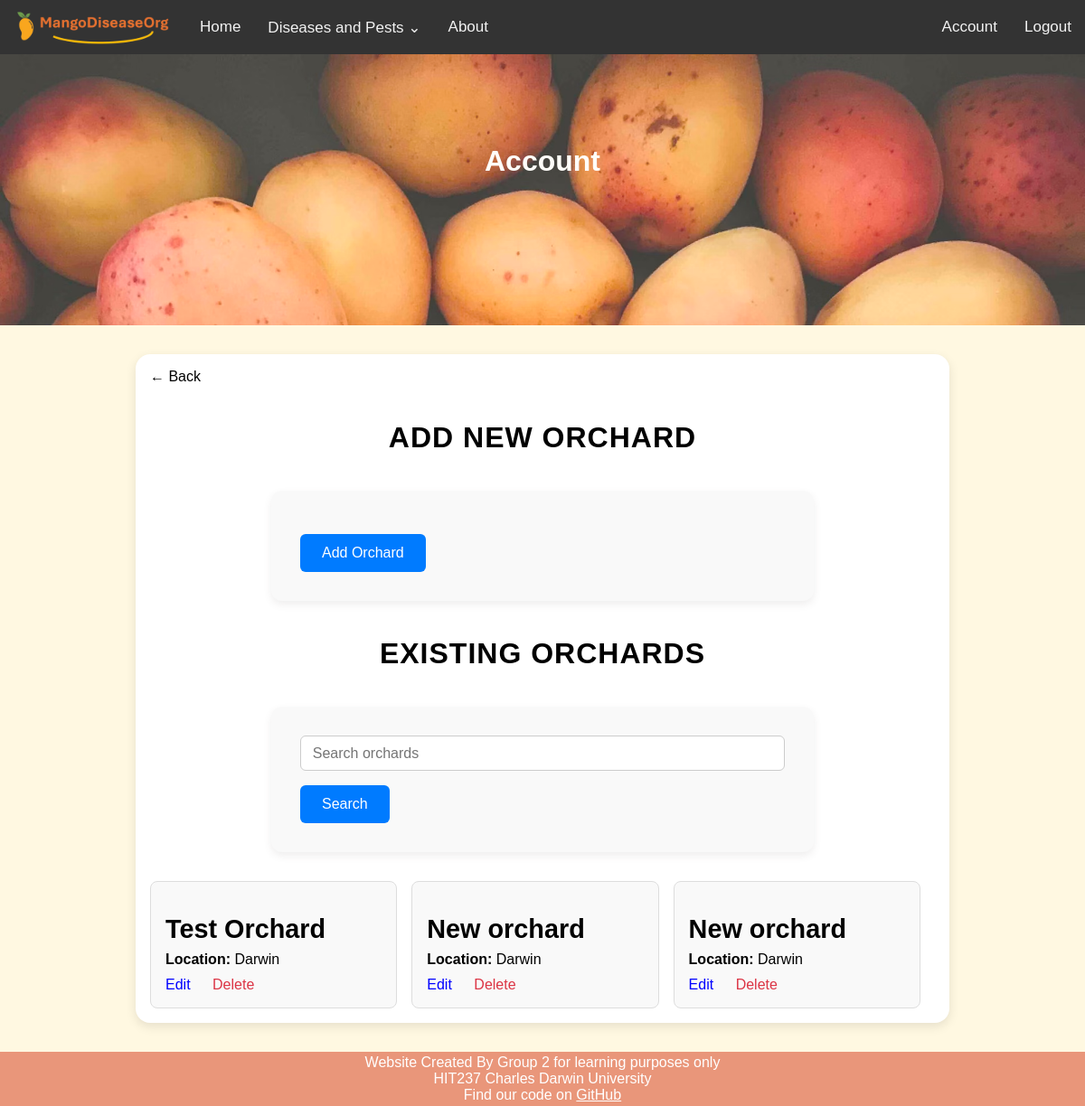
Page /orchards/ (signed in) on the earlier database version.
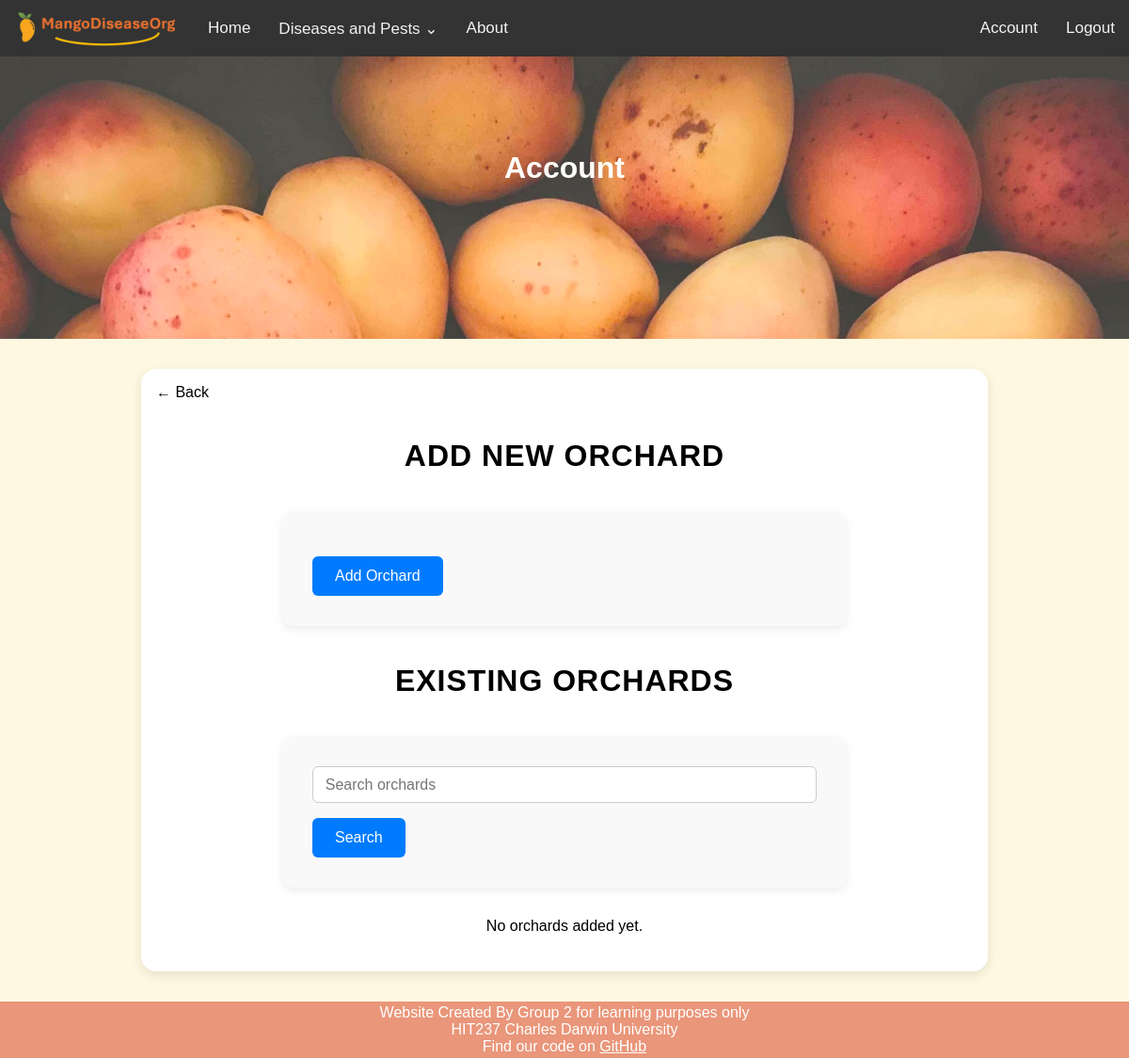
Same page on the later database version.
### mango_disease_app/models.py (models this page shows, shortened)
class Orchard(models.Model):
    orchardName = models.CharField(max_length=255)
    noTreesRow = models.IntegerField()
    noTreesColumn = models.IntegerField()
    area = models.FloatField(
        validators=[validators.MinValueValidator(0)],
        help_text="Enter in acres."
        )
    variety = models.ForeignKey(
        Variety,
        on_delete=models.PROTECT
    )
    location = models.ForeignKey(
        Location,
        on_delete=models.PROTECT
    )
    user = models.ForeignKey(
        User,
        on_delete=models.CASCADE,  # If a user is deleted, delete the orchard too
    )

class Location(models.Model):
    HEMISPHERES = [
        ('north', 'Northern'),
        ('south', 'Southern'),
    ]
    locationName = models.CharField(max_length=255)
    hemisphere = models.CharField(choices=HEMISPHERES, max_length=5, default='south')
    locationSusceptability = models.IntegerField(validators=[validators.MinValueValidator(0),validators.MaxValueValidator(10)])
    def __str__(self):
        return self.locationName

### mango_disease_app/views/orchard_views.py (the view)
# urls.py: path('orchards/', views.orchard_list, name='orchard_list'),
def orchard_list(request):
    search_query = request.GET.get('search', '')
    orchards = Orchard.objects.filter(user=request.user)
    if search_query:
        orchards = orchards.filter(orchardName__icontains=search_query)
    return render(request, 'mango_disease_app/account/forms/add_orchard.html', {
        'orchards': orchards,
        'search_query': search_query
    })

### mango_disease_app/context_processors.py (called while the page is built)
def disease_menu(request):
    return {'navs': Disease.objects.all()}

### mango_disease_app/templates/mango_disease_app/account/forms/add_orchard.html (shortened to what this page needs)
{% extends 'mango_disease_app/site_base/base.html' %}
{% block page_header %}Account{% endblock %}
{% load static %}
{% block content %}
    <a href="{% url 'account' %}" class="back-button">← Back</a>
<h2>Add New Orchard</h2>
<form action="{% url 'add_orchard' %}" method="post" novalidate>
    <input type="submit" value="Add Orchard">
</form>
<h2>Existing Orchards</h2>
<form method="GET" action="{% url 'orchard_list' %}">
    <input type="text" name="search" placeholder="Search orchards" value="{{ search_query }}">
    <button type="submit" class="btn btn-primary">Search</button>
</form>
{% if orchards %}
<div class="orchard-grid">
    {% for orchard in orchards %}
        <div class="orchard-card">
            <h3 class="orchard-name">{{ orchard.orchardName }}</h3>
            <p><strong>Location:</strong> {{ orchard.location }}</p>
            <div class="card-actions">
                <a href="{% url 'edit_orchard' orchard.id %}" class="action-link">Edit</a>
                <a href="{% url 'delete_orchard' orchard.id %}" class="action-link delete-link">Delete</a>
            </div>
        </div>
    {% endfor %}
</div>
{% else %}
    <p style="text-align: center;">No orchards added yet.</p>
{% endif %}
{% endblock %}

Differences in the rows shown:
removed Orchard: orchardName "Test Orchard", location "Darwin"
removed Orchard: orchardName "New orchard", location "Darwin"
removed Orchard: orchardName "New orchard", location "Darwin"
Other differences:
text now shown: "No orchards added yet."
